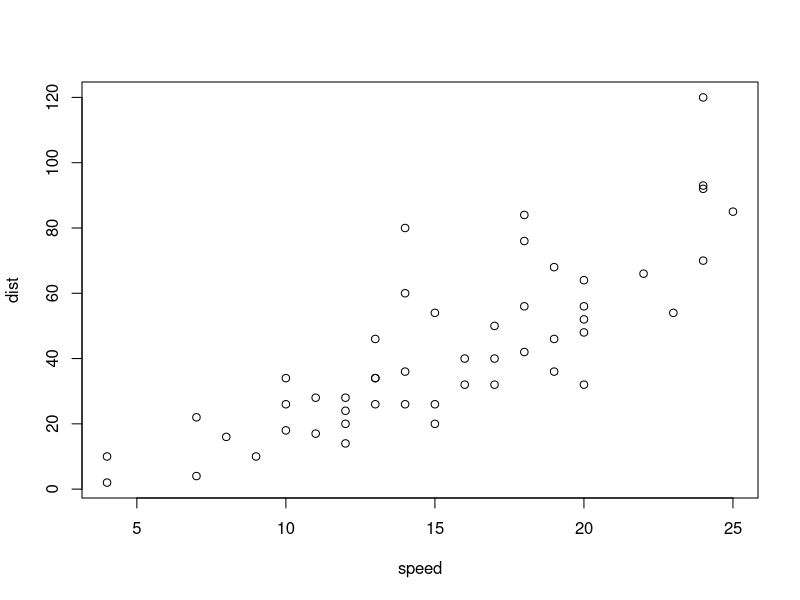
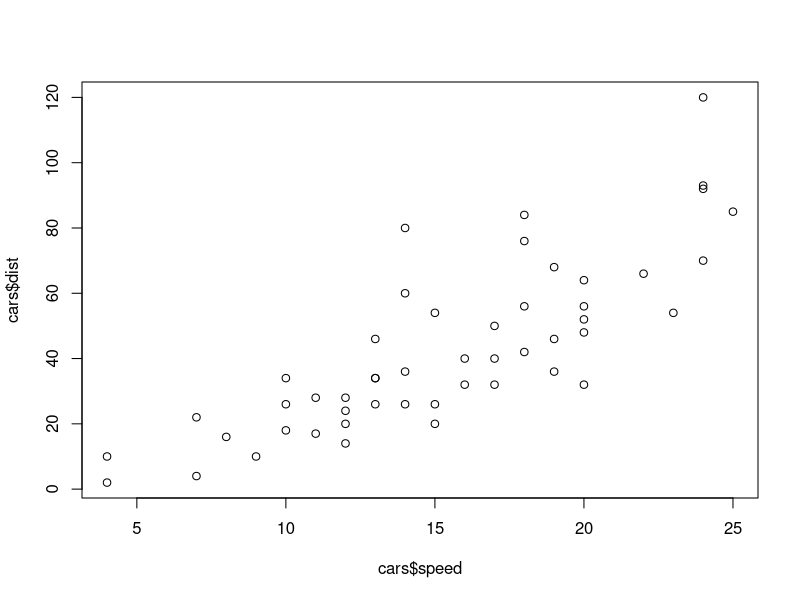
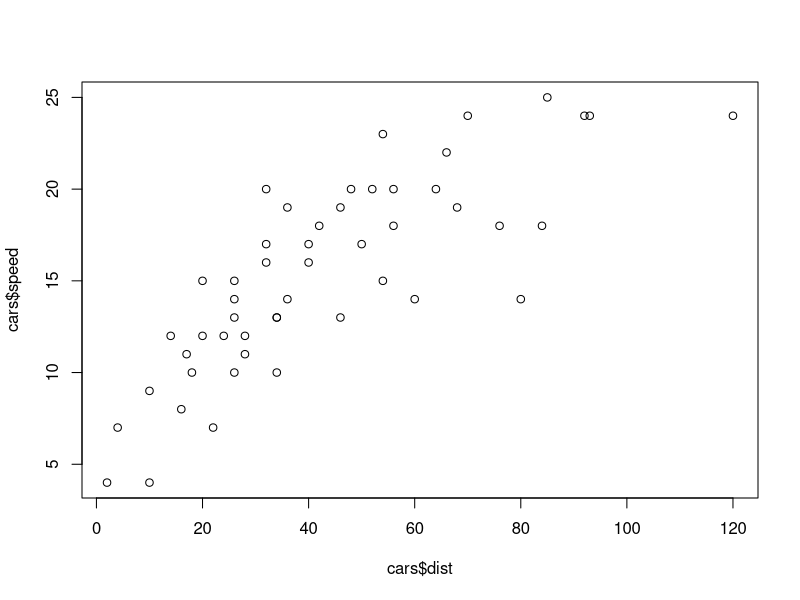
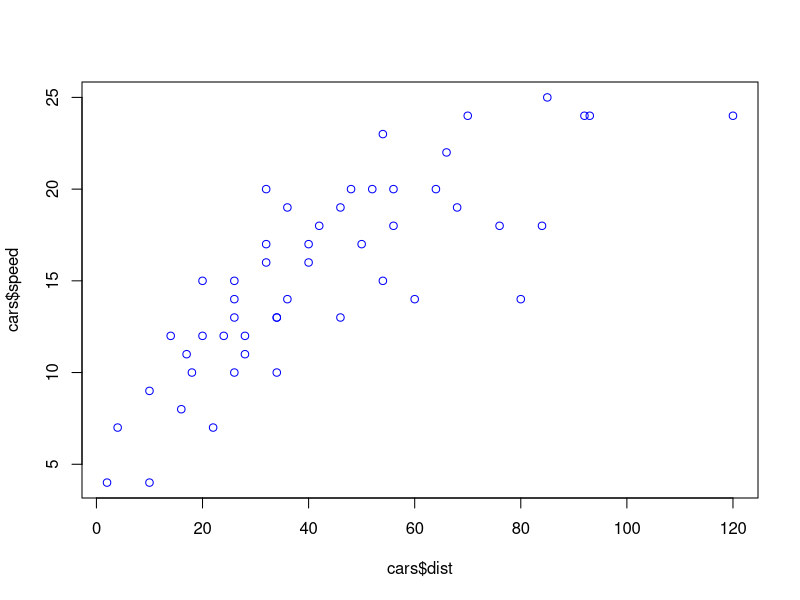
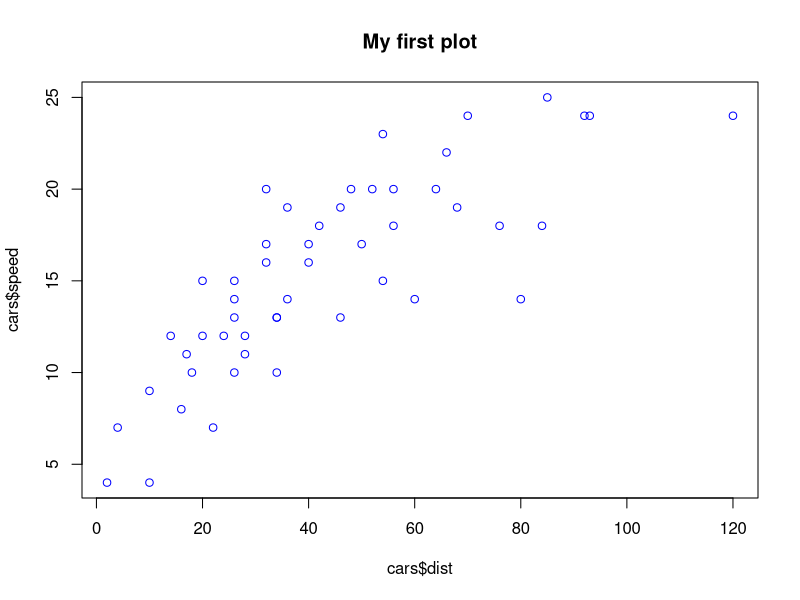
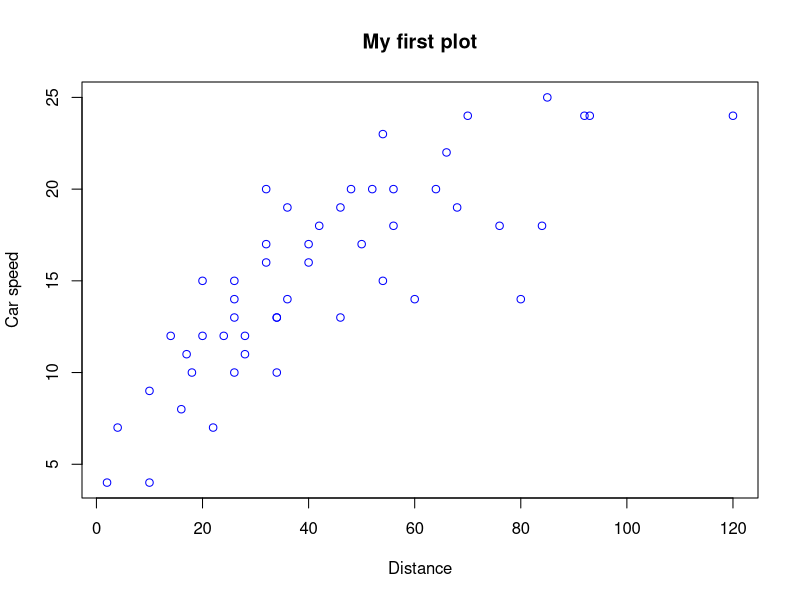
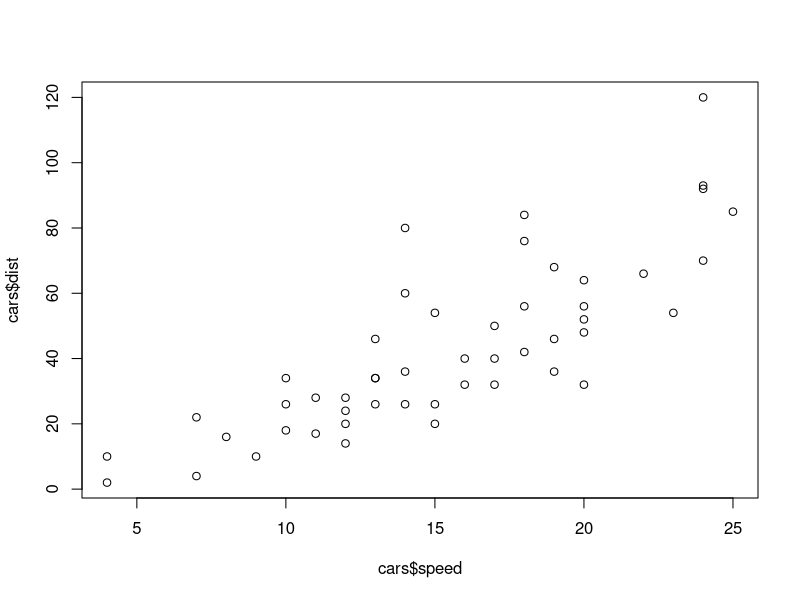
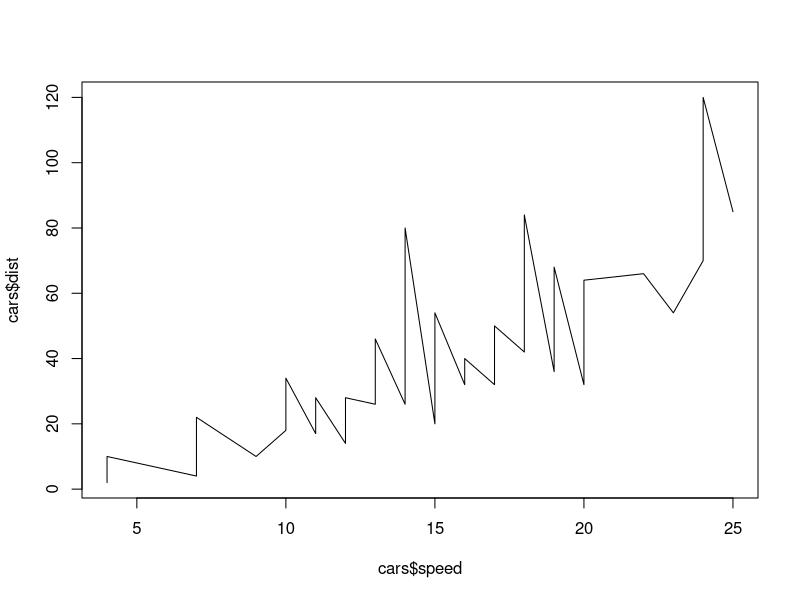

Reproduce these figures in R, in order.
?plot

head(cars)

plot(cars)

plot(cars$speed, cars$dist)

plot(cars$dist, cars$speed)

plot(cars$dist, cars$speed, col="blue")

plot(cars$dist, cars$speed, col="blue", main="My first plot")

plot(cars$dist, cars$speed, col="blue", main="My first plot", xlab="Distance", ylab="Car speed")


#types of plot
plot(cars$speed,cars$dist)

plot(cars$speed,cars$dist,"l")

plot(cars$speed, cars$dist, "b")

plot(cars$speed, cars$dist, "h")
